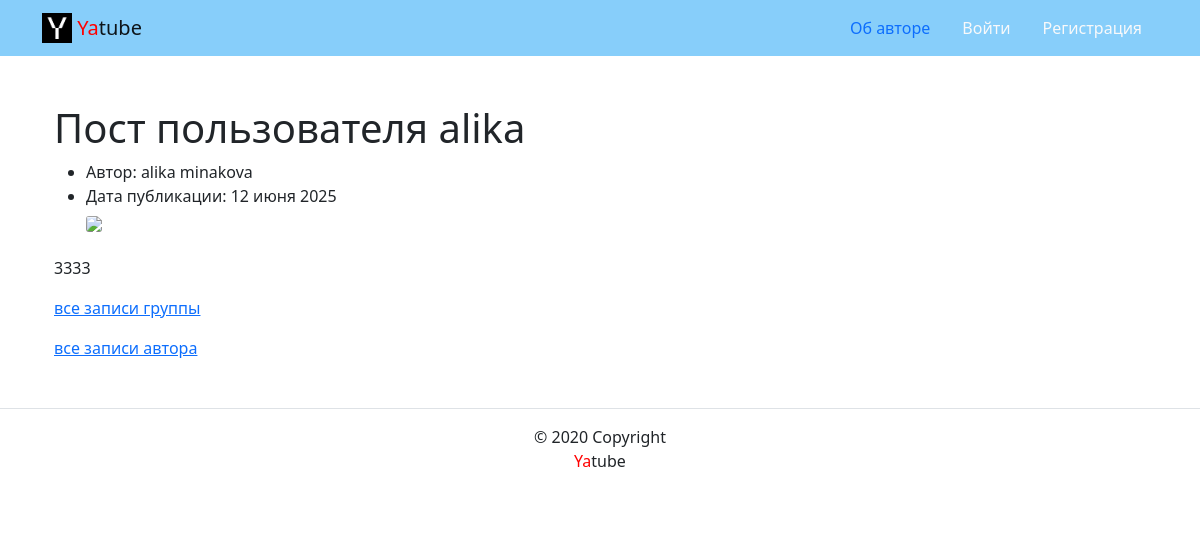
Screenshot of /posts/42/ with the database file from the repository.
### posts/models.py (models this page shows, shortened)
class Post(models.Model):
    id = models.IntegerField(primary_key=True)
    text = models.TextField()
    pub_date = models.DateTimeField(auto_now_add=True)
    author = models.ForeignKey(
        User,
        on_delete=models.CASCADE,
        related_name='posts'
    )
    group = models.ForeignKey(
        Group,
        on_delete=models.SET_NULL,
        blank=True,
        null=True,
    )
    image = models.ImageField(
        'Картинка',
        upload_to='posts/',  # media/posts
        blank=True
    )
    class Meta:
        ordering = ('-pub_date',)
        verbose_name = 'Пост'
        verbose_name_plural = 'Посты'

### posts/views.py (the view)
# urls.py: path('posts/<int:post_id>/', views.post_detail, name='post_detail'),
def post_detail(request, post_id):
    post = Post.objects.filter(id=post_id)[0]
    user = User.objects.filter(username=post.author.username)[0]
    form = CommentForm()
    comments = Comment.objects.filter(post=post_id)
    context = {
        'post': post,
        'form': form,
        'comments': comments
    }
    return render(request, 'posts/post_detail.html', context)

### core/context_processors/year.py (called while the page is built)
def year(request):
    return {
        'year': '2025',
        }

### templates/posts/post_detail.html (shortened to what this page needs)
{% extends "base.html" %}
{% block content %}
      <div class="container py-5">
        <h1>Пост пользователя {{ post.author.username }} </h1>
        <article>
            {% include "includes/single_post.html" %}
            {% if post.group %}
            <a href="{% url 'posts:group_list' post.group.slug %}">все записи группы</a>
                <a href="{% url 'posts:profile' post.author.username %}">все записи автора</a>
            {% endif %}
        </article>
      </div>
{%endblock%}

### templates/includes/single_post.html (shortened to what this page needs)
{% load thumbnail %}
<ul>
    <li>
        Автор: {{ post.author.get_full_name }}
    </li>
    <li>
        Дата публикации: {{ post.pub_date|date:"d E Y" }}
    </li>
    {% thumbnail post.image "960x339" crop="center" upscale=True as im %}
        <img class="card-img my-2" src="{{ im.url }}">
    {% endthumbnail %}
</ul>
<p>
    {{ post.text|linebreaksbr }}
</p>

### rows the page displays
Post: author.username "alika", author.get_full_name "alika minakova", pub_date "12 июня 2025", text "3333"
